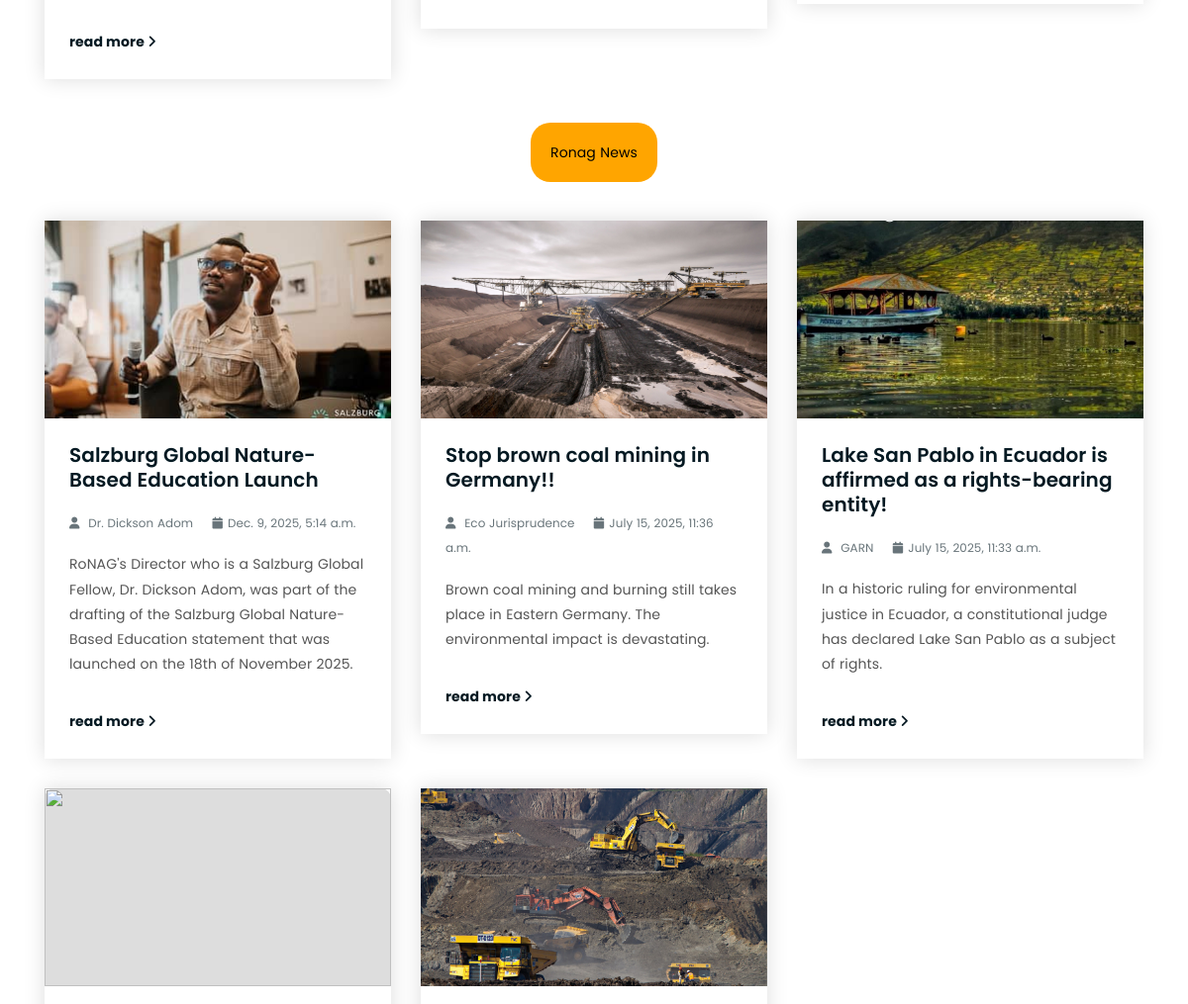
The app's page /index (middle part), older data.
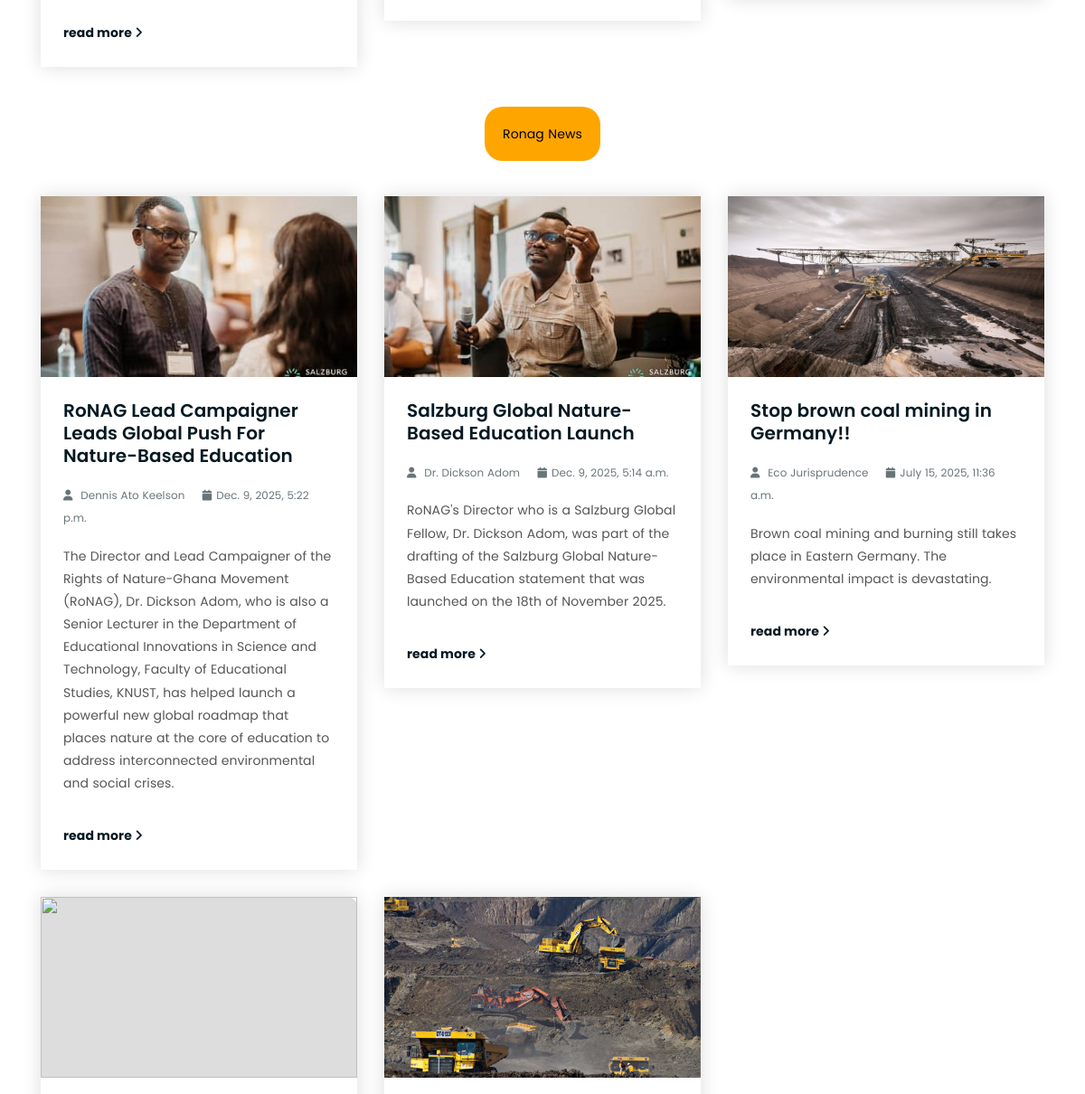
The same page, newer data.
### ronagapp/models.py (models this page shows, shortened)
class OnlinePost(models.Model):
    title = models.CharField(max_length = 150)
    author = models.TextField(null=True, blank=True)
    url = models.TextField(null=True, blank=True)
    paragraph = models.TextField(max_length = 100000, null=True, blank=True)
    image = models.ImageField(null=True, blank=True, upload_to="posts/")
    date = models.DateTimeField(_("Date"), auto_now=True)

class Post(models.Model):
    title = models.CharField(max_length = 150)
    author = models.TextField(null=True, blank=True)
    paragraph1 = models.TextField(null=True, blank=True)
    paragraph2 = models.TextField(max_length = 100000, null=True, blank=True)
    paragraph3 = models.TextField(max_length = 100000, null=True, blank=True)
    paragraph4 = models.TextField(max_length = 100000, null=True, blank=True)
    paragraph5 = models.TextField(max_length = 100000, null=True, blank=True)
    paragraph6 = models.TextField(max_length = 100000, null=True, blank=True)
    image1 = models.ImageField(null=True, blank=True, upload_to="posts/")
    image2 = models.ImageField(null=True, blank=True, upload_to="posts/")
    image3 = models.ImageField(null=True, blank=True, upload_to="posts/")
    date = models.DateTimeField(_("Date"), auto_now=True)

### ronagapp/views.py (the view)
# urls.py: path("index", views.index, name="index"),
def index(request):
    return render(request, 'index.html', post)

### templates/index.html (shortened to what this page needs)
{% extends 'main.html' %}
{% load static %}
{% block content %}
	<div class="latest-news pt-150 pb-150">
		<div class="container">
			<div class="row">
				{% for online in onlinePosts|slice:":3" %}
				<div class="col-lg-4 col-md-6">
					<div class="single-latest-news">
						<div class="news-text-box">
							<a target="_blank" href="{{online.url}}" class="read-more-btn">read more <i class="fas fa-angle-right"></i></a>
						</div>
					</div>
				</div>
				{% endfor %}
			</div>
			<div style="display:flex; margin: 4vh 0  7vh 0; text-align:center; justify-content:center; gap: 3em;">
				<p >
					<a style="padding:20px 20px; background-color:orange; border-radius: 20px; color:black;" href="{% url 'news' %}">Ronag News</a>
				</p>
			</div>
			<div class="row">
				{% for post in posts|slice:":3" %}
				<div class="col-lg-4 col-md-6">
					<div class="single-latest-news">
						<a href="{% url 'singleNews' post.id %}"><div class="latest-news-bg news-bg-1">
							<img style="height: 100%; width: 100%; object-position: center; object-fit: cover;" src={{post.image1}} alt="">
						</div></a>
						<div class="news-text-box">
							<h3><a href="{% url 'singleNews' post.id %}">{{post.title}}</a></h3>
							<p class="blog-meta">
								{% if post.author %}
								<span class="author"><i class="fas fa-user"></i> {{post.author}}</span>
								{% else %}
								<span class="author"><i class="fas fa-user"></i> Admin</span>
								{% endif %}
								<span class="date"><i class="fas fa-calendar"></i>{{post.date}}</span>
							</p>
							<p class="excerpt">{{post.paragraph1}}</p>
							<a href="{% url 'singleNews' post.id %}" class="read-more-btn">read more <i class="fas fa-angle-right"></i></a>
						</div>
					</div>
				</div>
				{% endfor %}
				<div class="col-lg-4 col-md-6">
					<div class="single-latest-news">
						<a href="{% url 'article2' %}"><div class="latest-news-bg news-bg-1">
							<img style="height: 100%; width: 100%; object-position: center; object-fit: cover;" src="{% static 'assets/img/news/unwilling.jpg' %}" alt="">
						</div></a>
						<div class="news-text-box">
						</div>
					</div>
				</div>
				<div class="col-lg-4 col-md-6">
					<div class="single-latest-news">
						<a href="{% url 'article' %}"><div class="latest-news-bg news-bg-1">
							<img style="height: 100%; width: 100%; object-position: center; object-fit: cover;" src="{% static 'assets/img/news/dozers.jpg' %}" alt="">
						</div></a>
						<div class="news-text-box">
						</div>
					</div>
				</div>
			</div>
		</div>
	</div>
{% endblock content %}

Row changes from the older to the newer data that the page shows:
no longer on this page (row unchanged): Post: image1 (picture), title "Lake San Pablo in Ecuador is affirmed as a rights-bearing entity!", author "GARN", date "July 15, 2025, 11:33 a.m.", paragraph1 "In a historic ruling for environmental justice in Ecuador, a constitutional judge has declared Lake San Pablo as a subject of rights."
added Post: image1 (picture), title "RoNAG Lead Campaigner Leads Global Push For Nature-Based Education", author "Dennis Ato Keelson", date "Dec. 9, 2025, 5:22 p.m.", paragraph1 "The Director and Lead Campaigner of the Rights of Nature-Ghana Movement (RoNAG), Dr. Dickson Adom, who is also a Senior Lecturer in the Department of Educational Innovations in Science and Technology, Faculty of Educational Studies, KNUST, has helped launch a powerful new global roadmap that places nature at the core of education to address interconnected environmental and social crises."
